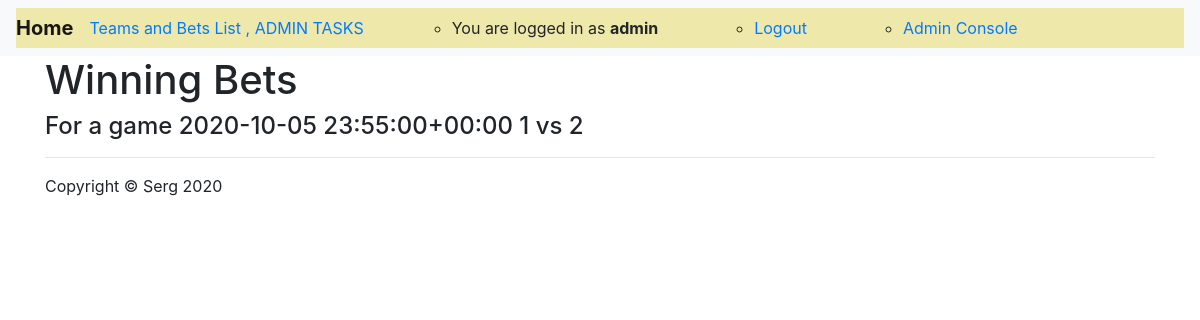
/betswinners/6kc2zmloom9qp8g418pui5v5cp3mqgae/ (signed in), run on the app's committed database.
### sergtoto/models.py (models this page shows, shortened)
class MyUser(AbstractBaseUser):
    username = models.CharField(verbose_name='username', max_length=100, unique=True, )
    email = models.EmailField()
    is_active = models.BooleanField(default=True)
    is_admin = models.BooleanField(default=False)
    is_employee = models.BooleanField(default=False)
    objects = MyUserManager()
    USERNAME_FIELD = 'username'
    REQUIRED_FIELDS = ['email']

class Game(models.Model):
    contest = models.ForeignKey(Contest, on_delete=models.CASCADE)
    team_a = models.ForeignKey(Team, related_name='name_a', on_delete=models.CASCADE)
    team_b = models.ForeignKey(Team, related_name='name_b', on_delete=models.CASCADE)
    score_team_a = models.IntegerField(default=0)
    score_team_b = models.IntegerField(default=0)
    game_is_started = models.BooleanField(default=False)
    game_is_played = models.BooleanField(default=False)
    slug = models.SlugField(max_length=32, unique=True, editable=True)
    game_date_time = models.DateTimeField(default=timezone.now(), blank=False)
    def __str__(self):
        return self.game_date_time.__str__() + " " + self.team_a.name + " vs " + self.team_b.name

class Team(models.Model):
    name = models.CharField(verbose_name='team_name', max_length=30, unique=True, )
    description = models.TextField()
    added_by = models.ForeignKey(MyUser, on_delete=models.CASCADE)
    slug = models.SlugField(blank=True)
    selected_for_contest = models.BooleanField(default=False, blank=True)

### sergtoto/views.py (the view)
# urls.py: path('betswinners/<str:slug>/', bets_winners, name='bets_winners'),
def bets_winners(request, slug):
    game = Game.objects.get(slug=slug)
    bets = Bet.objects.filter(bet_won=True, game=game)
    context = {
        'bets': bets,
        'game': game,
    }
    return render(request, 'bets_winners.html', context)

### sergtoto/templates/bets_winners.html (shortened to what this page needs)
{% extends 'base.html' %}
{% load static %}
{% block content %}
    <h1>Winning Bets</h1>
    <h4>For a game {{ game }}</h4>
{% endblock content %}

### sergtoto/templates/base.html (shortened to what this page needs)
{% load static %}
<!DOCTYPE html>
<html lang="en">
<head>
    <link rel="stylesheet" href="https://stackpath.bootstrapcdn.com/bootstrap/4.2.1/css/bootstrap.min.css"
>
    <link href="https://stackpath.bootstrapcdn.com/font-awesome/4.7.0/css/font-awesome.min.css" rel="stylesheet"
>
    <link rel="stylesheet"
          href="https://cdnjs.cloudflare.com/ajax/libs/tempusdominus-bootstrap-4/5.1.2/css/tempusdominus-bootstrap-4.min.css"
/>
</head>
<body>
<nav class="navbar navbar-expand-lg navbar-light bg-light">
    <div class="collapse navbar-collapse" style="background-color:palegoldenrod;">
        <div class="navbar-header">
            <a class="navbar-brand" href="/"><strong>Home</strong></a>
        </div>
        {% if user.is_authenticated %}
            <div class="caret collapse navbar-collapse">
            <ul class="nav navbar-nav">
                <li>
                    <div class="dropdown">
                        <a href="#" data-toggle="dropdown" role="button">
                            Teams and Bets List
                            {% if user.is_admin %}
                                , ADMIN TASKS
                            {% endif %}
                        </a>
                    </div>
                </li>
                <ul class="form-inline my-2 my-lg-0 m-auto">
                    <li class="ml-xl-5 mr-xl-5"><a>You are logged in as <strong> {{ user.username }}</strong></a></li>
                    <li class="ml-xl-5 mr-xl-5"><a href="{% url 'logout' %}">Logout</a></li>
                    {% if user.is_admin %}
                        <li class="ml-xl-5"><a href="{% url 'admin:index' %}">Admin Console</a></li>
                    {% endif %}
                </ul>
            </ul>
        {% endif %}
        </div>
    </div>
</nav>
<div class="container">
    {% block content %}
    {% endblock content %}
</div>
<div class="container">
    <hr>
    <footer>
        <div class="row">
            <div class="col-lg-12">
                <p>Copyright &copy; Serg 2020</p>
            </div>
        </div>
    </footer>
</div>
</body>
</html>

### data on the page
MyUser: username "admin"
Game: game_date_time+team_a+team_b "2020-10-05 23:55:00+00:00 1 vs 2"
